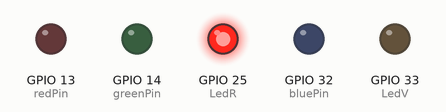
This sketch was run on a simulated ESP32. On the bench: output pins drawn as LEDs (lit = HIGH). WiFi joins after 1.5 s; servers stay silent unless stated; what the sketch prints to the serial monitor is not drawn.

Above: at 0.1 s.
At 1.4 s:
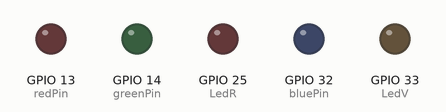
Timing chart, 0 to 2.9 s (numbered marks = the images above):
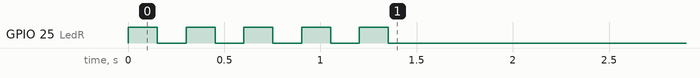

The sketch:

Sumativa_PokeSaliRiv_INO.ino
```cpp
#include <Firebase_ESP_Client.h>
#include <WiFi.h>
#include <addons/TokenHelper.h>
#include <ArduinoJson.h>
#define FIREBASE_USE_PSRAM

int LedR=25,LedV=33;

//Conectar a una red WiFi
const char* WIFI_SSID = "CECY_ZAMBRANO";//el nombre de la red
const char* WIFI_PASSWORD = "rivera11";//la contraseña de la red
//Recursos de Firebase
const char* API_KEY = "AIzaSyChi5a-rXryy-T_jt__pjxNwZKElnRPcf0";
const char* FIREBASE_PROJECT_ID = "sumativariverasalinas";
//CONFIGURAR UN EMAIL Y CONTRASEÑA EN AUTHENTICATION de Firebase
const char* USER_EMAIL = "salinas@rivera.com";
const char* USER_PASSWORD = "salinas@rivera.com";
//Define Firebase Data object
FirebaseData fbdo;
FirebaseAuth auth;
FirebaseConfig config;

// Definición de los pines
const int redPin = 13;
const int greenPin = 14;
const int bluePin = 32;
// Definición de los colores en formato RGB
const int colors[18][3] = {
  {96, 162, 185}, //  1- steel - acero - Azul claro
  {0, 0, 255}, //     2- water - agua - Azul
  {151, 166, 29}, //  3- bug - bicho - Verde oliva
  {90, 0, 255}, //    4- dragon - dragón - Azul violeta
  {250, 193, 0}, //   5- electric - eléctrico - Amarillo
  {150, 0, 255}, //   6- ghost - fantasma - Morado oscuro
  {255, 0, 0}, //     7- fire - fuego - Rojo
  {239, 112, 240}, // 8- fairy - hada - Rosa
  {61, 217, 255}, //  9- ice - hielo - Cian
  {255, 129, 0}, //   10 fight - lucha - Naranja
  {160, 162, 160}, // 11 normal - normal - Gris
  {0, 255, 0}, //     12 grass - planta - Verde
  {239, 63, 122}, //  13 psychic - psíquico - Rosa fuerte
  {175, 170, 129}, // 14 rock - roca - Beige
  {61, 0, 124}, //    15 dark - siniestro - morado
  {145, 55, 0}, //    16 ground - tierra - Marrón
  {145, 62, 203}, //  17 poison - veneno - Violeta
  {130, 186, 240} //  18 flying - volador - Azul cielo
};

// Definición de los nombres de los tipos de Pokémon
const char* names[] = {
  "steel", "water", "bug", "dragon", "electric", "ghost",
  "fire", "fairy", "ice", "fight", "normal", "grass",
  "psychic", "rock", "dark", "ground", "poison", "flying"
};

void setup() {
  pinMode(25,OUTPUT);
  pinMode(33,OUTPUT);
  pinMode(redPin, OUTPUT);
  pinMode(greenPin, OUTPUT);
  pinMode(bluePin, OUTPUT);

  Serial.begin(115200);
  Serial.printf("Firebase Client v%s\n\n", FIREBASE_CLIENT_VERSION);//Verificamos la version
  setupWiFi();//Llamamos la funcion de configuración wifi
  setupFirebase();//Llamamos la funcion de configuración Firebase
  digitalWrite(LedR,0);
  digitalWrite(LedV,0);

}

//Funcion para configuara WiFi
void setupWiFi() {
  Serial.print("Connecting to Wi-Fi");
  WiFi.begin(WIFI_SSID, WIFI_PASSWORD);
  while (WiFi.status() != WL_CONNECTED) {
    Serial.print(".");
    digitalWrite(LedR,1);
    delay(150);
    digitalWrite(LedR,0);
    delay(150);
  }
  digitalWrite(LedV,1);
  Serial.println();
  Serial.print("Connected with IP: ");
  Serial.println(WiFi.localIP());
}
void setupFirebase() {
  config.api_key = API_KEY;
  auth.user.email = USER_EMAIL;
  auth.user.password = USER_PASSWORD;
  config.token_status_callback = tokenStatusCallback;  // Ver addons/TokenHelper.h
  Firebase.begin(&config, &auth);
  Firebase.reconnectWiFi(true);

}
void loop(){

  String path = "Pokedex";//RUTA DE COLECCION
  FirebaseJson json;

  if (Firebase.Firestore.getDocument(&fbdo, FIREBASE_PROJECT_ID, "", path.c_str(), "")) {

    StaticJsonDocument<1024> doc;
    DeserializationError error = deserializeJson(doc, fbdo.payload().c_str());

    if (!error) {
       digitalWrite(LedV,1);
      for (JsonObject document : doc["documents"].as<JsonArray>()) {
        const char* document_name = document["name"];//PARAMETRO NOMBRE == ID Documento
        Serial.print(document);
        for (int i = 0; i < 18; i++) {
          const bool state = document["fields"][names[i]]["booleanValue"];
          Serial.print(" : ");
          if (strstr(document_name, "Tipo") != nullptr) {
            state ? Serial.println(String(names[i]) + " 1") : Serial.println(String(names[i]) + " 0");
            if (state) {
              setColor(colors[i][0], colors[i][1], colors[i][2]);
            }
          }
        }
      }
      delay(500);
    }
  }
}

void setColor(int red, int green, int blue) {
  analogWrite(redPin, 255-red);
  analogWrite(greenPin, 255-green);
  analogWrite(bluePin, 255-blue);
}
```
